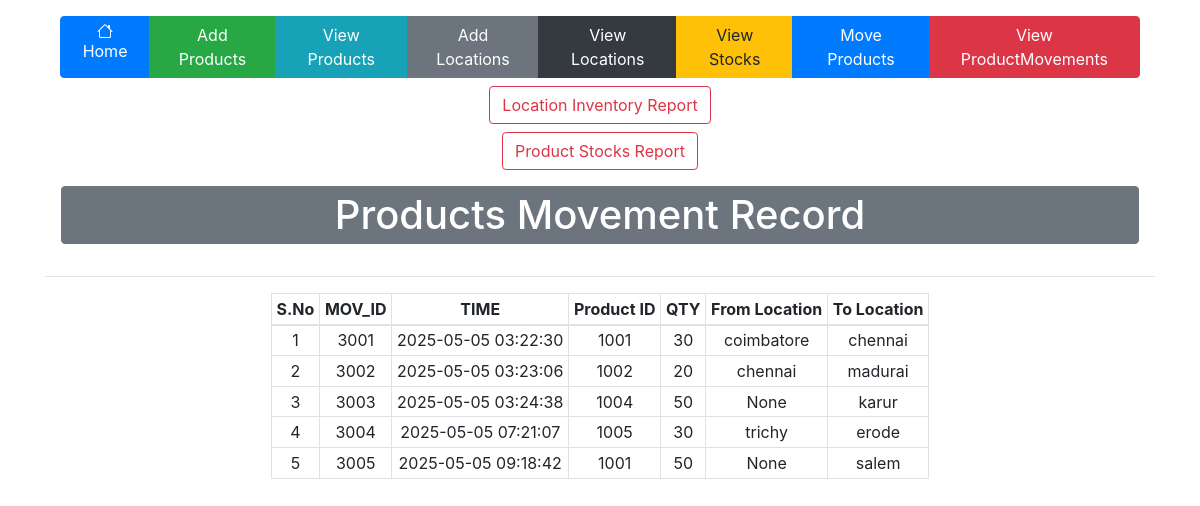
/view_productmovements, run on an earlier commit of the app's database.
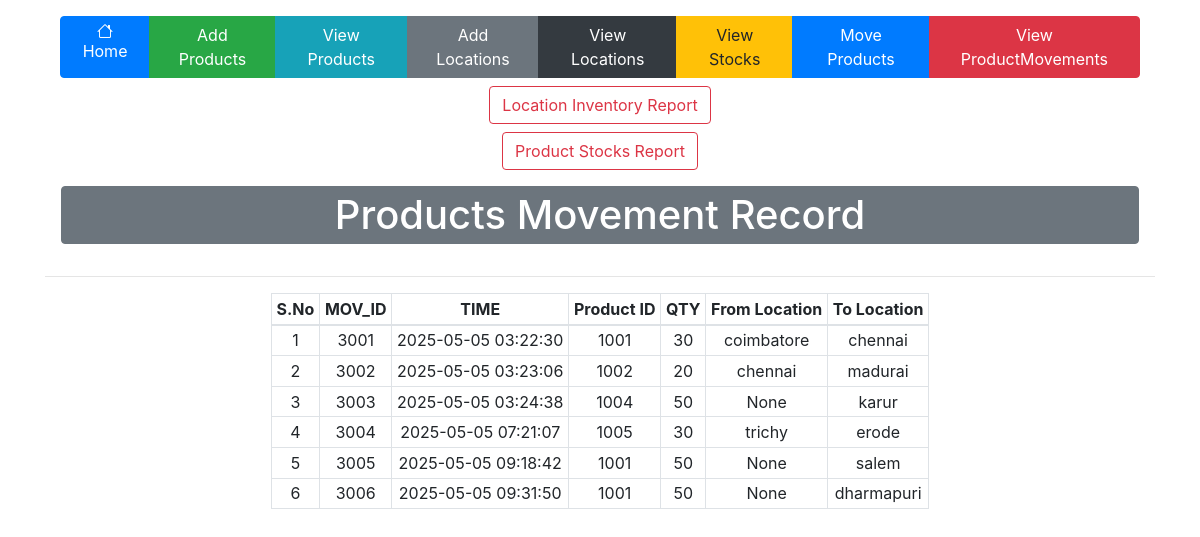
And on a later commit of the database.
### tables this page shows
CREATE TABLE movements (
    MOV_ID INTEGER PRIMARY KEY AUTOINCREMENT,
    TIMESTAMP TEXT DEFAULT CURRENT_TIMESTAMP,
    P_ID INTEGER,
    QTY INTEGER,
    FROM_LOCATION TEXT,
    TO_LOCATION TEXT,
    FOREIGN KEY (P_ID) REFERENCES products(P_ID)
);

### app.py (the view)
@app.route('/view_productmovements')
def view_productmovements():
    con=sql.connect("inventory.db")
    con.row_factory=sql.Row
    cur=con.cursor()
    cur.execute("select * from movements")
    data=cur.fetchall()
    return render_template("view_productmovements.html",datas=data)

### templates/view_productmovements.html
{% extends 'layout.html' %}
{% block body %}
    <div class="d-flex justify-content-between align-items-center mb-3">
        <div class="flex-grow-1 text-center">
            <h1 class="border border-secondary m-3 p-1 bg-secondary text-white rounded bolder">Products Movement Record</h1>
        </div>
    </div>
    <hr>
    <table class="table table-bordered  table-sm mx-auto w-auto text-center">
        <thead >
            <th>S.No</th>
            <th>MOV_ID</th>
            <th>TIME</th>
            <th>Product ID</th>
            <th>QTY</th>
            <th>From Location</th>
            <th>To Location</th>
        </thead>
        <tbody>
            {% for row in datas %}
                <tr>
                    <td>{{loop.index}}</td>
                    <td>{{row.MOV_ID}}</td>
                    <td>{{row.TIMESTAMP}}</td>
                    <td>{{row.P_ID}}</td>
                    <td>{{row.QTY}}</td>
                    <td>{{row.FROM_LOCATION}}</td>
                    <td>{{row.TO_LOCATION}}</td>
                </tr>
            {% endfor %}
        </tbody>
    </table>
{% endblock %}

What changed in the data, as far as the page shows it:
added movements: MOV_ID "3006", TIMESTAMP "2025-05-05 09:31:50", P_ID "1001", QTY "50", FROM_LOCATION "None", TO_LOCATION "dharmapuri"
